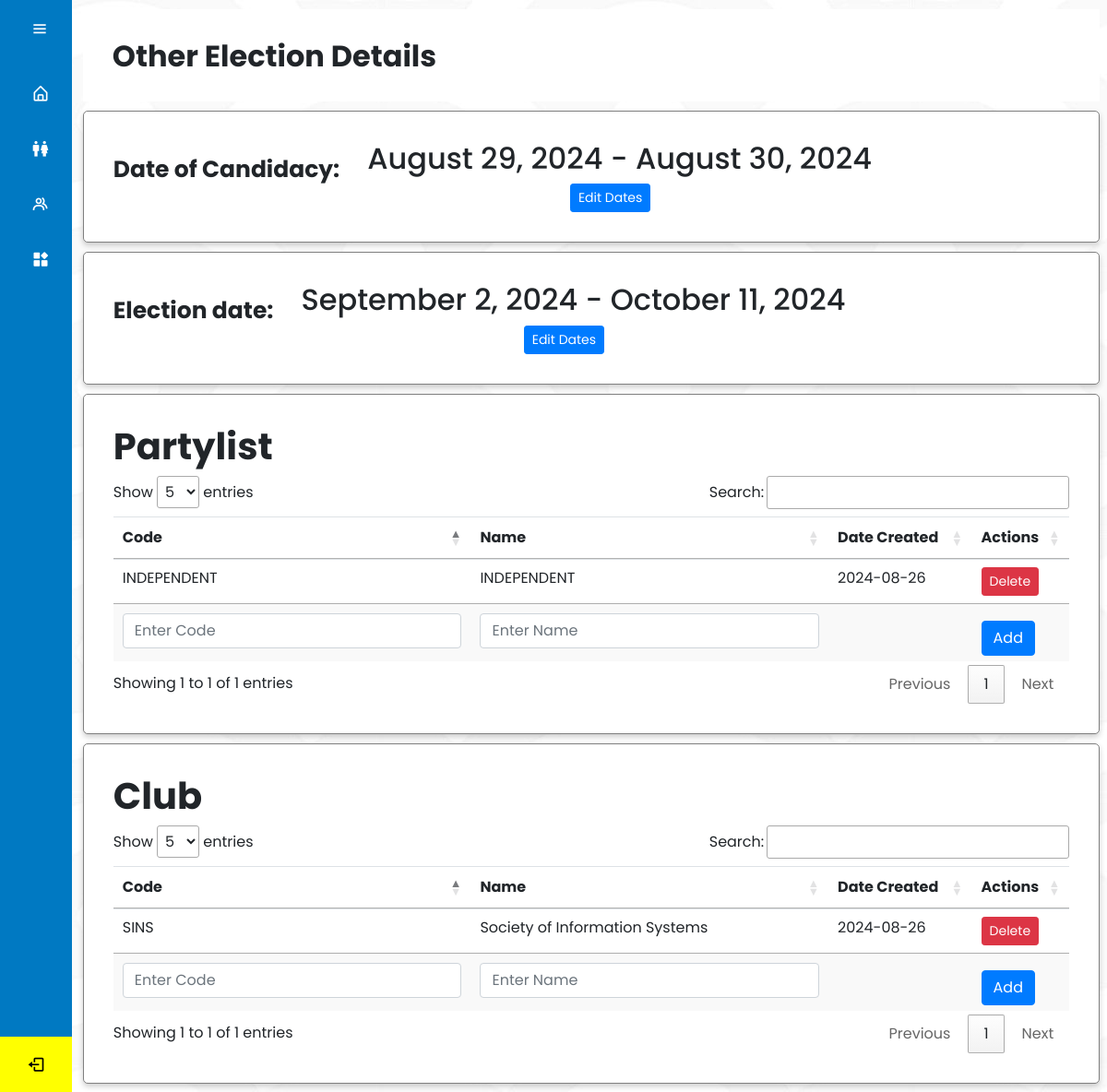
The app's page /admin/admin-council.php (signed in) with its own data.
### tables this page shows
CREATE TABLE `c_period` (
  `id` int(11) NOT NULL,
  `date_start` date NOT NULL,
  `date_end` date NOT NULL,
  `date_initialized` datetime NOT NULL
);

CREATE TABLE `e_period` (
  `id` int(11) NOT NULL,
  `date_start` date NOT NULL,
  `date_end` date NOT NULL,
  `date_initialized` datetime NOT NULL
);

CREATE TABLE `party` (
  `party_code` varchar(55) NOT NULL,
  `party_name` varchar(155) NOT NULL,
  `party_img` longblob DEFAULT NULL,
  `date_created` date NOT NULL
);

CREATE TABLE `club` (
  `club_id` varchar(55) NOT NULL,
  `club_name` varchar(55) NOT NULL,
  `date_created` date NOT NULL
);

### admin/admin-council.php (the view, shortened to what this page needs)
<?php
include 'admin-sidebar.php';
include 'db.php';
$sql = "SELECT * FROM party";
$result = $conn->query($sql);
$sql1 = "SELECT * FROM club";
$res = $conn->query($sql1);
?>
<!DOCTYPE html>
<html>
    <head>
        <link rel="stylesheet" type="text/css" href="admin-style/council_style.css?v=<?php echo time(); ?>">
        <link href='https://unpkg.com/boxicons@2.1.4/css/boxicons.min.css' rel='stylesheet'>
        <link rel="stylesheet" href="https://cdn.datatables.net/1.11.5/css/jquery.dataTables.min.css">
    </head>
    <body>
    <div class="main-content">
            <div class="item1" id="item-1">
                <h2>Other Election Details</h2>
            </div>
            <div class="item" id="item-1-5">
                <div class="child" id="c-item1"><p style="font-size: 25px; font-weight: bold;">Date of Candidacy:</p>
                <?php
                $quer_candidacy = "SELECT id, date_start, date_end, date_initialized FROM c_period ORDER BY id DESC LIMIT 1";
                $ress_candidacy = $conn->query($quer_candidacy);
                if ($ress_candidacy->num_rows > 0) {
                    $rowwss_candidacy = $ress_candidacy->fetch_assoc();
                    $date_start_candidacy = new DateTime($rowwss_candidacy['date_start']);
                    $date_end_candidacy = new DateTime($rowwss_candidacy['date_end']);
                        echo "<div id='candidacyDateDisplay'>";
                        echo "<h2 style='margin-left: 20px;'>" . $date_start_candidacy->format('F j, Y') . " - " .  $date_end_candidacy->format('F j, Y') . "</h2>";
                        echo "<button type='button' class='btn btn-primary btn-sm' onclick='showEditCandidacyForm()'>Edit Dates</button>";
                        echo "</div>";
                }
                ?>
            </div>
            </div>
            <div class="item" id="item-2">
                <div class="child" id="c-item1"><p style="font-size: 25px; font-weight: bold;">Election date:</p>
                <?php
                $quer = "SELECT id, date_start, date_end, date_initialized FROM e_period ORDER BY id DESC LIMIT 1";
                $ress = $conn->query($quer);
                $current_date = date("Y-m-d");
                if ($ress->num_rows > 0) {
                    $rowwss = $ress->fetch_assoc();
                    $date_start = new DateTime($rowwss['date_start']);
                    $date_end = new DateTime($rowwss['date_end']);
                    if ($current_date > $date_end) {
                        echo "<p>The election period has ended.</p>";
                    } else {
                        echo "<div id='dateDisplay'>";
                        echo "<h2 style='margin-left: 20px;'>" . $date_start->format('F j, Y') . " - " .  $date_end->format('F j, Y') . "</h2>";
                        echo "<button type='button' class='btn btn-primary btn-sm' onclick='showEditForm()'>Edit Dates</button>";
                        echo "</div>";
                    }
                }
                ?>
                </div>
            </div>
            <div class="item" id="item-3">
                <h3>Partylist</h3>
                    <table id="table1" class="table table-hover">
                        <thead>
                            <tr>
                                <th scope="col">Code</th>
                                <th scope="col">Name</th>
                                <th scope="col">Date Created</th>
                                <th scope="col">Actions</th>
                            </tr>
                        </thead>
                        <tbody>
                            <?php
                            if ($result->num_rows > 0) {
                                while ($row = $result->fetch_assoc()) {
                                    echo "<tr>";
                                    echo "<td>" . $row['party_code'] . "</td>";
                                    echo "<td>" . $row['party_name'] . "</td>";
                                    echo "<td>" . $row['date_created'] . "</td>";
                                    echo "<td>";
                                    echo "<form method='POST' style='display:inline;' onsubmit='return confirmDelete();'>";
                                    echo "<button type='submit' class='btn btn-danger btn-sm'>Delete</button>";
                                    echo "</form>";
                                    echo "</td>";
                                    echo "</tr>";
                                }
                            }
                            ?>
                        </tbody>
                        <tfoot>
                            <tr class="input-row">
                            <form method="POST" action="admin-council.php">
                                <td><input type="text" name="party_code" class="form-control" placeholder="Enter Code" required></td>
                                <td><input type="text" name="party_name" class="form-control" placeholder="Enter Name" required></td>
                                <td></td>
                                <td>
                                    <button type="submit" class="btn btn-primary mt-2">Add</button>
                                </td>
                            </form>
                            </tr>
                        </tfoot>
                    </table>
            </div>
            <div class="item" id="item-4">
                <h3>Club</h3>
                    <table id="table2" class="table table-hover">
                        <thead>
                            <tr>
                                <th scope="col">Code</th>
                                <th scope="col">Name</th>
                                <th scope="col">Date Created</th>
                                <th scope="col">Actions</th>
                            </tr>
                        </thead>
                        <tbody>
                            <?php
                            if ($res->num_rows > 0) {
                                while($rows = $res->fetch_assoc()) {
                                    echo "<tr>";
                                    echo "<td>" . $rows['club_id'] . "</td>";
                                    echo "<td>" . $rows['club_name'] . "</td>";
                                    echo "<td>" . $rows['date_created'] . "</td>";
                                    echo "<td>";
                                    echo "<form method='POST' style='display:inline;' onsubmit='return confirmDelete();'>";
                                    echo "<button type='submit' class='btn btn-danger btn-sm'>Delete</button>";
                                    echo "</form>";
                                    echo "</td>";
                                    echo "</tr>";
                                }
                            }
                            ?>
                        </tbody>
                        <tfoot>
                            <tr class="input-row">
                            <form method="POST" action="admin-council.php">
                                <td><input type="text" name="club_id" class="form-control" placeholder="Enter Code" required></td>
                                <td><input type="text" name="club_name" class="form-control" placeholder="Enter Name" required></td>
                                <td></td>
                                <td>
                                    <button type="submit" class="btn btn-primary mt-2">Add</button>
                                </td>
                            </form>
                            </tr>
                        </tfoot>
                    </table>
            </div>
            </div>
    </body>
    </html>

### admin/admin-sidebar.php (shortened to what this page needs)
<!DOCTYPE html>
<html>
<head>
        <link href='https://unpkg.com/boxicons@2.1.4/css/boxicons.min.css' rel='stylesheet'>
		<link rel="stylesheet" href="https://cdn.jsdelivr.net/npm/bootstrap@4.3.1/dist/css/bootstrap.min.css">
    </head>
    <body>
	<div class="sidebar">
		<div class="logo_content">
			<i class='bx bx-menu' id="btn"></i>
		</div>
		<ul class="nav_list">
			<li>
				<a href="/admin/">
                    <i class='bx bx-home-alt'></i>
				</a>
			</li>
			<li>
				<a href="admin-candidate">
                    <i class='bx bx-male-female'></i>
				</a>
			</li>
			<li>
				<a href="admin-voters">
                    <i class='bx bx-group'></i>
				</a>
			</li>
			<li>
				<a href="admin-council">
					<i class='bx bxs-widget'></i>
				</a>
			</li>
            <li>
		</ul>
		<div class="profile_content">
			<div class="profile">
				<i class='bx bx-log-out' id="log_out" onclick="location.href='admin-logout.php'"></i>
			</div>
		</div>
	</div>
</body>
</html>

### admin/admin-style/council_style.css (style rules this page uses)
* { margin: 0; padding: 0; }
body { background-image: url("assets/images/background.jpg"); overflow-y: auto; box-sizing: border-box; font-family: "Poppins" , sans-serif; }
.main-content { position: absolute; top: 0; left: 80px; transition: all 0.5s ease; width: calc(100% - 78px); display: flex; flex-wrap: wrap; padding: 0.3rem; }
.main-content .item { min-height: 50px; text-align: left; padding: 2rem; border-radius: 5px; margin: 5px; background-color: white; box-shadow: 0 3px 6px rgba(0, 0, 0, 0.2); flex: auto; border: 0.5px groove grey; }
.main-content .item1 { min-height: 50px; text-align: left; padding: 2rem; margin: 5px; background-color: white; }
.main-content #item-1 { flex-basis: 100%; height: 100px; }
.main-content #item-1 h2 { font-weight: bolder; }
.main-content #item-2, #item-1-5 { flex-basis: 100%; height: auto; align-items: left; justify-content: left; display: flex; gap: 10px 10px; }
.main-content #item-1-5 .child { display: flex; height: auto; justify-content: center; align-items: center; text-align: center; font-size: 16px; gap: 10px; }
.main-content #item-2 .child { display: flex; height: auto; justify-content: center; align-items: center; text-align: center; font-size: 16px; gap: 10px; }
.main-content #item-3 { flex-basis: 100%; min-height: auto; align-items: center; }
.main-content #item-3 h3 { font-size: 40px; font-weight: bold; }
.main-content #item-4 { flex-basis: 100%; min-height: auto; }
.main-content #item-4 h3 { font-size: 40px; font-weight: bold; }
.table .input-row { position: relative; bottom: 0; background-color: #f9f9f9; }

### admin/admin-sidebar.php (style rules this page uses)
* { margin: 0; padding: 0; box-sizing: border-box; font-family: "Poppins" , sans-serif; }
body { position: relative; min-height: 100vh; width: 100%; overflow: hidden; }
.sidebar { position: fixed; top: 0; left: 0; height: 100%; width: 78px; background: #0079c2; padding: 6px 14px; transition: all 0.5s ease; }
.sidebar #btn { position: absolute; color: #fff; left: 55%; top: 6px; font-size: 20px; height: 50px; width: 50px; text-align: center; line-height: 50px; transform: translate(-50%); }
.sidebar ul { margin-top: 20px; }
.sidebar ul li { position: relative; height: 60px; width: 100%; margin: 0 5px; list-style: none; line-height: 50px; }
.sidebar ul li a { color: #fff; display: flex; align-items: center; text-decoration: none; transition: all 0.4s ease; border-radius: 12px; white-space: nowrap; }
.sidebar ul li i { height: 50px; min-width: 50px; border-radius: 12px; line-height: 50px; text-align: center; font-size: 20px; }
.sidebar .profile_content { position: absolute; color: black; bottom: 0; left: 0; width: 100%; }
.sidebar .profile_content .profile { position: relative; padding: 10px 6px; height: 60px; background: yellow; }
.profile #log_out { position: absolute; bottom: 5px; left: 50%; transform: translateX(-50%); min-width: 50px; line-height: 50px; font-size: 20px; border-radius: 12px; text-align: center; }
.sidebar ul li a i { height: 50px; min-width: 50px; border-radius: 12px; line-height: 50px; text-align: center; }

### records on screen
c_period: date_start "August 29, 2024", date_end "August 30, 2024"
e_period: date_start "September 2, 2024", date_end "October 11, 2024"
party: party_code "INDEPENDENT", party_name "INDEPENDENT", date_created "2024-08-26"
club: club_id "SINS", club_name "Society of Information Systems", date_created "2024-08-26"
